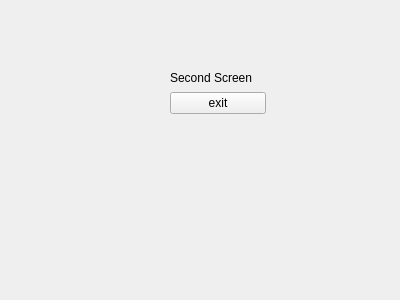
<?xml version="1.0" encoding="UTF-8"?>
<ui version="4.0">
 <class>Form</class>
 <widget class="QWidget" name="Form">
  <property name="geometry">
   <rect>
    <x>0</x>
    <y>0</y>
    <width>400</width>
    <height>300</height>
   </rect>
  </property>
  <property name="windowTitle">
   <string>Form</string>
  </property>
  <widget class="QWidget" name="">
   <property name="geometry">
    <rect>
     <x>170</x>
     <y>70</y>
     <width>96</width>
     <height>44</height>
    </rect>
   </property>
   <layout class="QVBoxLayout" name="verticalLayout">
    <item>
     <widget class="QLabel" name="label">
      <property name="text">
       <string>Second Screen</string>
      </property>
     </widget>
    </item>
    <item>
     <widget class="QPushButton" name="exitbtn">
      <property name="text">
       <string>exit</string>
      </property>
     </widget>
    </item>
   </layout>
  </widget>
 </widget>
 <resources/>
 <connections/>
</ui>
